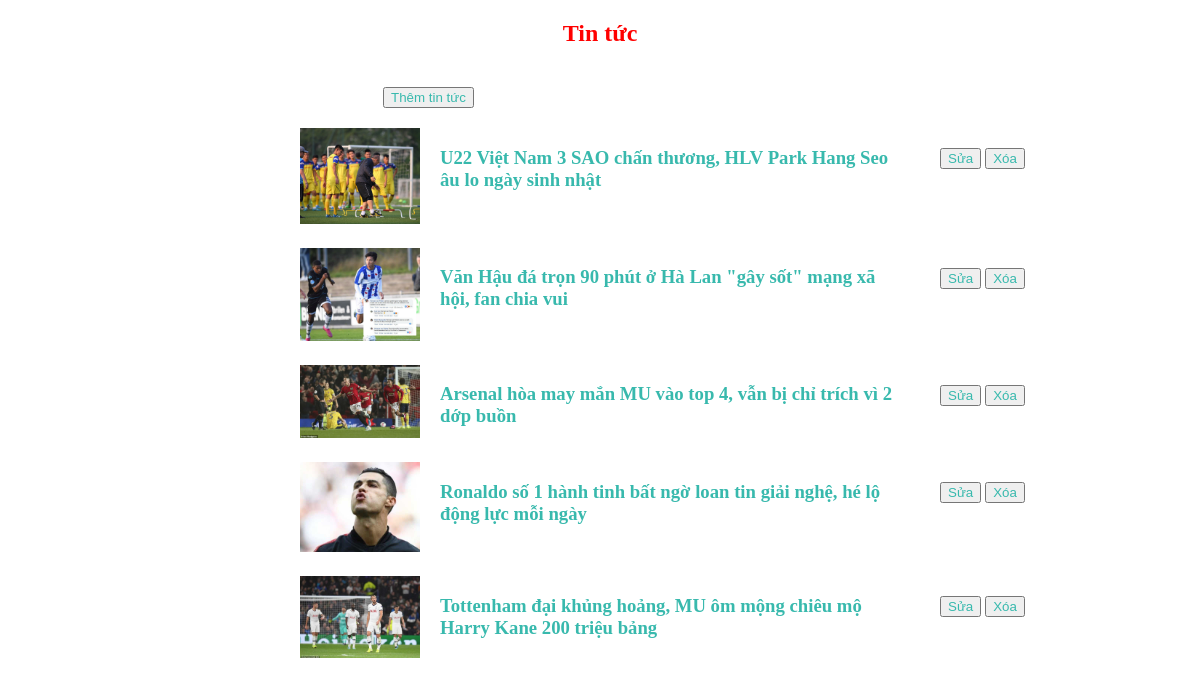
The page / on the database its author committed.
### tables this page shows
CREATE TABLE `news` (
  `id` int(11) NOT NULL,
  `title` varchar(255) NOT NULL,
  `description` varchar(255) NOT NULL,
  `image` varchar(50) NOT NULL,
  `created_at` timestamp NOT NULL DEFAULT current_timestamp() ON UPDATE current_timestamp()
);

### Model/DbConnect.php (called while the page is built)
<?php
    class DbConnect {
		public function DbConnect() {
			$conn = new mysqli('localhost','root','','exercise2');
			$conn->set_charset('utf8');
			if(mysqli_connect_errno()){
				echo "Lỗi kết nối: " . mysqli_connect_error();
				die();
			}else{
				return $conn;
			}
		}
	}
?>

### Model/NewModel.php (called while the page is built, shortened)
<?php
require_once('DbConnect.php');
class NewModel extends DbConnect {
	protected $conn;
	public function __construct() {
		$this->conn = $this->DbConnect();
	}
	function listNews() {
		$queryList  = "SELECT * FROM news";
		$arNews     = $this->conn->query($queryList);
		return $arNews;
	}
};
?>

### View/index.php (the view)
<h2 class="title">Tin tức</h2>
<button class="add"><a href="index.php?action=add">Thêm tin tức</a></button>
<?php
	while($displayNew = mysqli_fetch_assoc($ar_News)){
		$id = $displayNew['id'];
?>
<div class="index">
	<a href="index.php?action=detail&id=<?php echo $id?>" title="">
		<img src='public/img/<?php echo $displayNew['image'] ?>' style="width: 120px" alt="Image">
	</a>
	<h3><a href="index.php?action=detail&id=<?php echo $id?>" title=""><?php echo $displayNew['title'] ?></a></h3>
	<div class="button">
		<button class="edit"><a href="index.php?action=edit&id=<?php echo $id?>">Sửa</a></button>
		<button class="delete" onclick="alert('Bạn chắc chắn muốn xóa')"><a href="index.php?action=delete&id=<?php echo $id?>">Xóa</a></button>
	</div>
</div>
<?php
	}
?>

### index.php (shortened to what this page needs)
<!DOCTYPE html>
<html>
<head>
	<link rel="stylesheet" type="text/css" href="public/css/style.css">
</head>
<body>
	<div class="content">
		<?php
			include('Controller/NewController.php');
			$list  = new NewController;
			$array = $list->showdata();
	 	?>
	</div>
</body>
</html>

### Controller/NewController.php (shortened to what this page needs)
<?php
	include('Model/NewModel.php');
	class NewController {
		public $show;
		public function __construct() {
			$this->show = new NewModel();
		}
		public function showdata() {
			$action = isset($_GET['action']) ? $_GET['action'] : '';
			switch ($action) {
				case "":
					$this->index();
					break;
			}
		}
		function index() {
			$ar_News = $this->show->listNews();
			include('View/index.php');
		}
	}
?>

### public/css/style.css (style rules this page uses)
button { margin-top: 20px; }
.button { position: absolute; right: 0; width: 100px; top: 0; margin-right: -140px; }
.content { margin: 10px auto; }
.title { color: red; text-align: center; }
.index { width: 600px; position: relative; margin: 20px auto; }
.add { margin-left: 375px; }
.index h3 { display: inline; position: absolute; padding-left: 20px; }
a { text-decoration-line: none; color: #38b9ad; }

### rows shown on the page
news: image (picture), title "U22 Việt Nam 3 SAO chấn thương, HLV Park Hang Seo âu lo ngày sinh nhật"
news: image (picture), title "Văn Hậu đá trọn 90 phút ở Hà Lan \"gây sốt\" mạng xã hội, fan chia vui"
news: image (picture), title "Arsenal hòa may mắn MU vào top 4, vẫn bị chỉ trích vì 2 dớp buồn"
news: image (picture), title "Ronaldo số 1 hành tinh bất ngờ loan tin giải nghệ, hé lộ động lực mỗi ngày"
news: image (picture), title "Tottenham đại khủng hoảng, MU ôm mộng chiêu mộ Harry Kane 200 triệu bảng"
